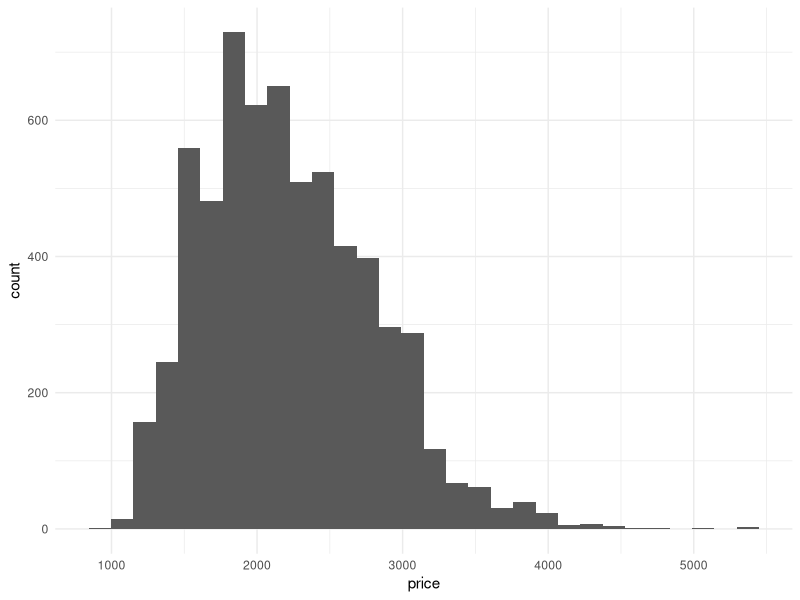
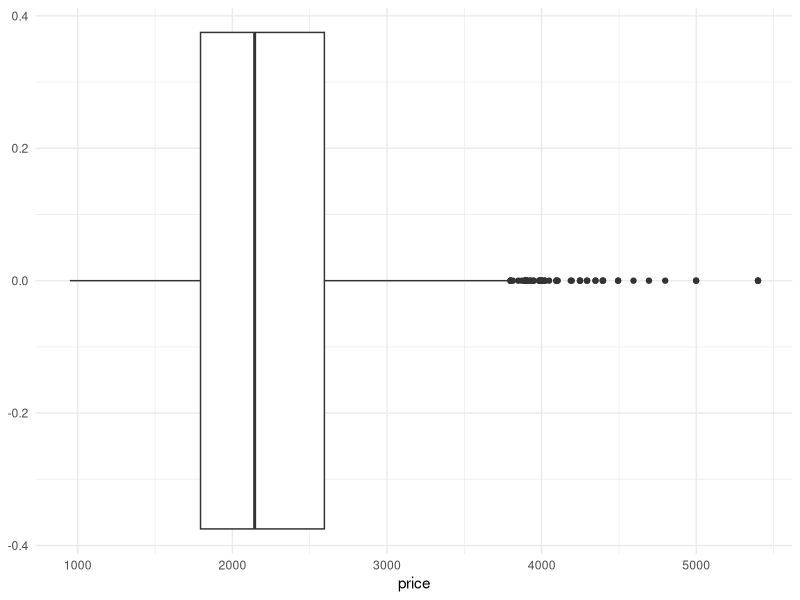
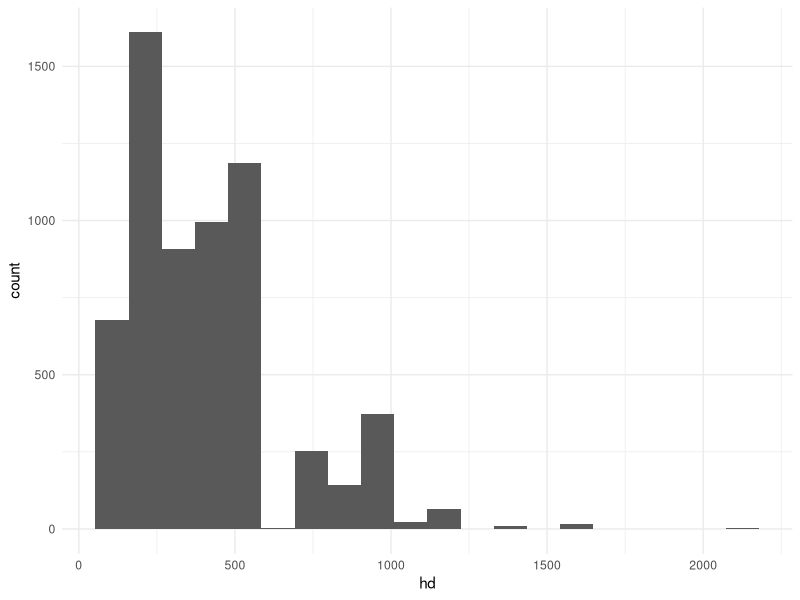
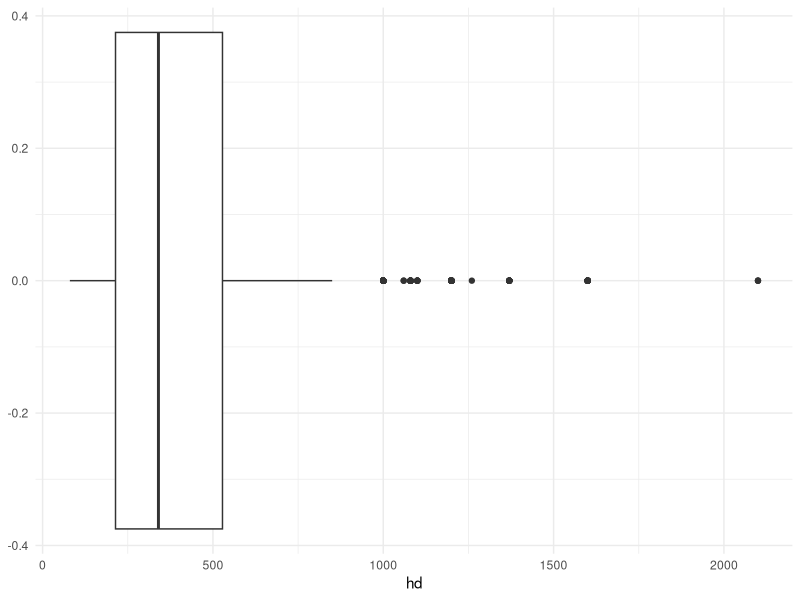
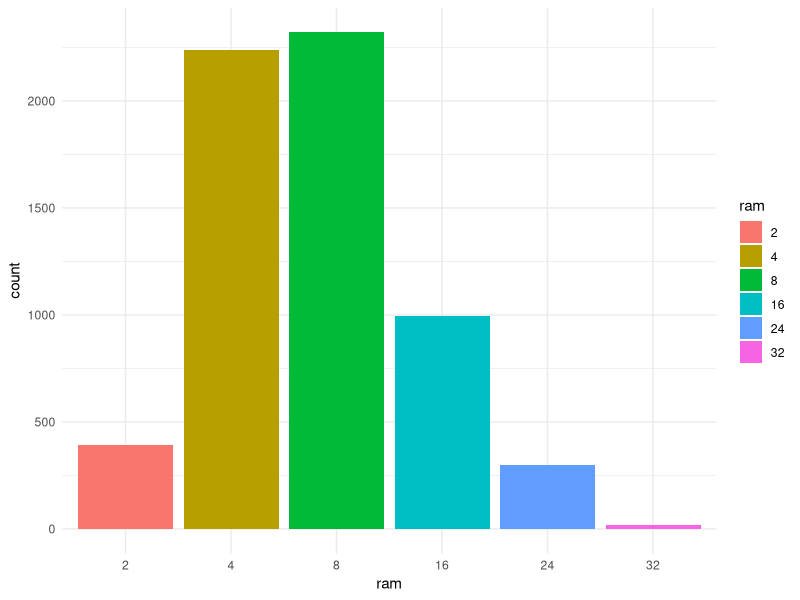
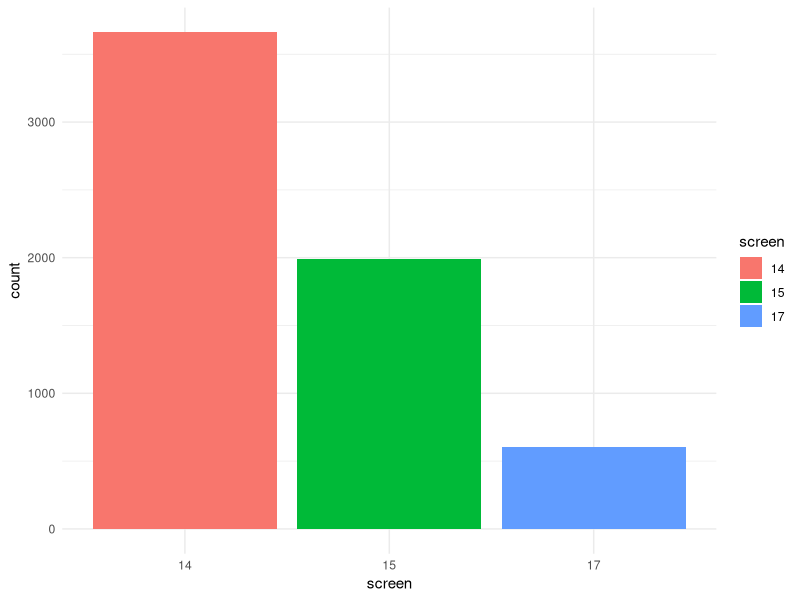

These figures' R source, in order:
## ---- chunk 1
#Libraries
library(ggplot2)
library(magrittr)
library(rsample)
library(caret)
library(plyr)
#Load the Data
computers <- read.csv("computers.csv", stringsAsFactors = TRUE)
## ---- chunk 2
str(computers) #indicating the data type for each variable

sum(is.na(computers)) #whether there are any NA values
## ---- chunk 3
computers.clean <- computers[, -1] #removing X
computers.clean <- computers.clean[, -10] #removing trend
computers.clean <- computers.clean[, -9] #removing ads

computers.clean$speed <- as.factor(computers.clean$speed) 
computers.clean$ram <- as.factor(computers.clean$ram)
computers.clean$screen <- as.factor(computers.clean$screen)
## ---- chunk 4
head(computers.clean)
## ---- chunk 5
computers.clean$premium<- revalue(computers.clean$premium, c("yes"=1))
computers.clean$premium<- revalue(computers.clean$premium, c("no"=0))
computers.clean$multi<- revalue(computers.clean$multi, c("yes"=1))
computers.clean$multi<- revalue(computers.clean$multi, c("no"=0))
computers.clean$cd<- revalue(computers.clean$cd, c("yes"=1))
computers.clean$cd<- revalue(computers.clean$cd, c("no"=0))

summary(computers.clean) #Summarizing all the variables

## ---- chunk 6
computers.clean %>%
  ggplot(aes(x = price)) +
  geom_histogram(bins = 30) + 
  theme_minimal() #histogram for Price
computers.clean %>%
  ggplot(aes(x = price)) +
  geom_boxplot() + 
  theme_minimal() #boxplot for Price
## ---- chunk 7
computers.clean %>%
  ggplot(aes(x = hd)) +
  geom_histogram(bins = 20) + 
  theme_minimal() #historgram for HD
computers.clean %>%
  ggplot(aes(x = hd)) +
  geom_boxplot() +
  theme_minimal() #boxplot for HD
## ---- chunk 8
computers.clean %>%
  ggplot(aes(x = ram)) +
  geom_bar(aes(fill = ram)) +
  theme_minimal() #bar plot for RAM
computers.clean %>%
  ggplot(aes(x = screen)) +
  geom_bar(aes(fill = screen)) +
  theme_minimal() #bar plot for screen size

## ---- chunk 9
prop.table(table(computers.clean$premium)) * 100
prop.table(table(computers.clean$multi)) * 100
prop.table(table(computers.clean$cd)) * 100
## ---- chunk 10
set.seed(1234)
split <- initial_split(computers.clean, prop = 0.65)
comp_train <- training(split) #4069 rows
comp_test <- testing(split) #2190 rows
## ---- chunk 11
cv <- trainControl(
  method = "repeatedcv",
  number = 20,
  repeats = 10
) #20-fold cross validation with 10 repititions. Seems a bit overkill but it's okay. 
## ---- chunk 12
set.seed(1234)
comp_model_lm <- train(form = price ~ .,
                     data = comp_train,
                     method = "lm",
                     trControl = cv) 

comp_model_lm #Linear Model
## ---- chunk 13
set.seed(1234)

comp_model_mars <- train(form = price ~ .,
                     data = comp_train,
                     method = "earth",
                     metric = "RMSE",
                     trControl = cv)

comp_model_mars #MARS model
## ---- chunk 14
summary(resamples(list(
  lm_model = comp_model_lm,
  mars_model = comp_model_mars
)))
## ---- chunk 15
lm_pred <- predict(comp_model_lm, comp_test) #predicting using the trained model on the test sets
mars_pred <- predict(comp_model_mars, comp_test)

postResample(lm_pred, comp_test$price)
postResample(mars_pred, comp_test$price)
